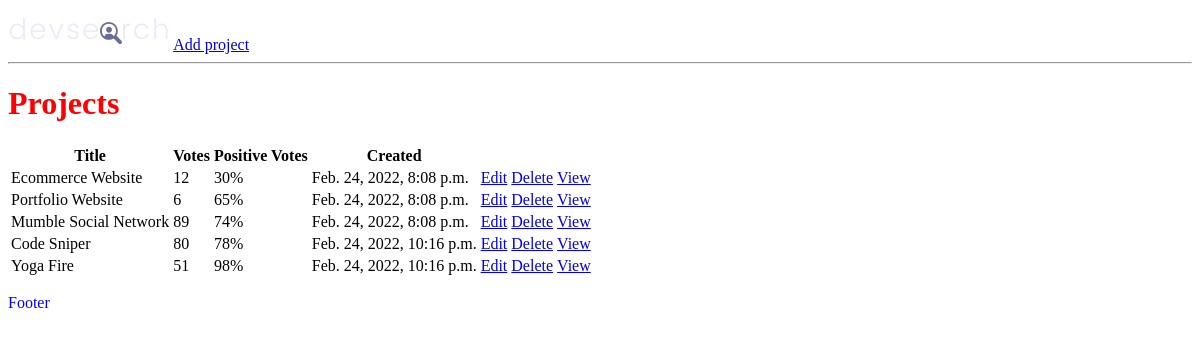
Before: / with the older database file.
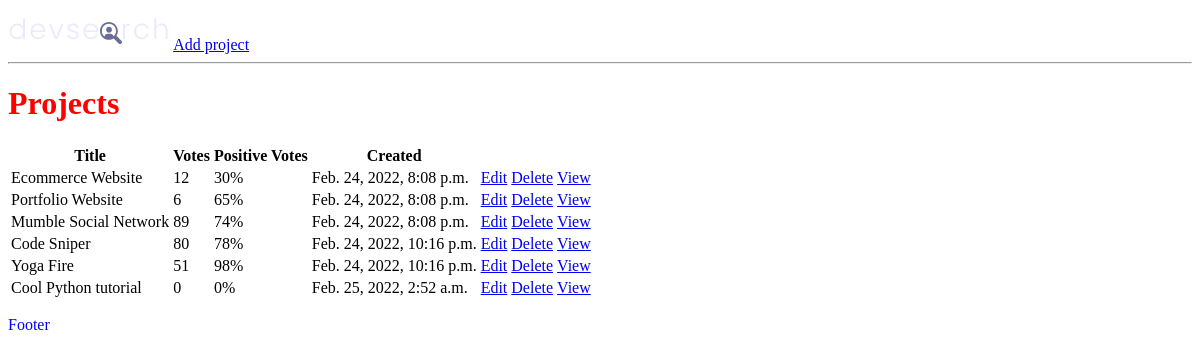
After: the same page with the newer database file.
### project/models.py (models this page shows, shortened)
class Project(models.Model):
    id = models.UUIDField(default=uuid.uuid4,
                          primary_key=True, unique=True, editable=False)
    title = models.CharField(max_length=200, unique=True)
    description = models.TextField(null=True, blank=True)
    demo_link = models.CharField(max_length=2000, null=True, blank=True)
    source_link = models.CharField(max_length=2000, null=True, blank=True)
    tags = models.ManyToManyField('Tag', blank=True)
    vote_total = models.IntegerField(default=0, null=True, blank=True)
    vote_ratio = models.IntegerField(default=0, null=True, blank=True)
    created = models.DateTimeField(auto_now_add=True)

### project/views.py (the view)
# urls.py: path('', views.projects, name='projects'),
def projects(request):
    projects = Project.objects.all()
    context = {'projects': projects}
    return render(request, 'project/projects.html', context)

### project/templates/project/projects.html
{% extends 'main.html' %}
{% block content %}
<h1>Projects</h1>
<table>
    <tr>
        <th>Title</th>
        <th>Votes</th>
        <th>Positive Votes</th>
        <th>Created</th>
        <th></th>
        <th></th>
    </tr>
    {% for project in projects %}
    <tr>
        <td>{{ project.title }}</td>
        <td>{{ project.vote_total }}</td>
        <td>{{ project.vote_ratio }}%</td>
        <td>{{ project.created }}</td>
        <td><a href="{% url 'project:update_project' project.id %}">Edit</a></td>
        <td><a href="{% url 'project:delete_project' project.id %}">Delete</a></td>
        <td><a href="{% url 'project:project' project.id %}">View</a></td>
    </tr>
    {% endfor %}
</table>
{% endblock content %}

### templates/main.html (shortened to what this page needs)
<!DOCTYPE html>
{% load static %}
<html lang="en">
<head>
    <link rel="stylesheet" href="{% static 'styles/main.css' %}">
</head>
<body>
    {% include 'navbar.html' %}
    {% block content %}
    {% endblock content %}
    <p>Footer</p>
</body>
</html>

### templates/navbar.html
{% load static %}
<img src="{% static 'images/logo.svg' %}">
<a href="{% url 'project:create_project' %}">Add project</a>
<hr>

### static/styles/main.css (style rules this page uses)
h1 { color: red; }
p { color: blue; }

Changed rows visible on the page:
added Project: title "Cool Python tutorial", vote_total "0", vote_ratio "0", created "Feb. 25, 2022, 2:52 a.m."
